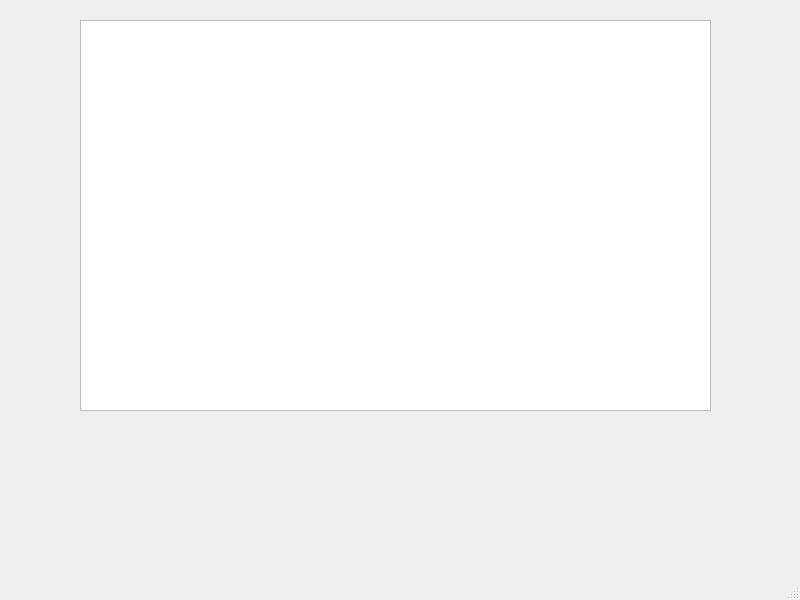
<?xml version="1.0" encoding="UTF-8"?>
<ui version="4.0">
 <class>MainWindow</class>
 <widget class="QMainWindow" name="MainWindow">
  <property name="geometry">
   <rect>
    <x>0</x>
    <y>0</y>
    <width>800</width>
    <height>600</height>
   </rect>
  </property>
  <property name="windowTitle">
   <string>MainWindow</string>
  </property>
  <widget class="QWidget" name="centralwidget">
   <widget class="QPlainTextEdit" name="plainTextEdit">
    <property name="geometry">
     <rect>
      <x>80</x>
      <y>20</y>
      <width>631</width>
      <height>391</height>
     </rect>
    </property>
   </widget>
  </widget>
  <widget class="QMenuBar" name="menubar">
   <property name="geometry">
    <rect>
     <x>0</x>
     <y>0</y>
     <width>800</width>
     <height>25</height>
    </rect>
   </property>
  </widget>
  <widget class="QStatusBar" name="statusbar"/>
 </widget>
 <resources/>
 <connections/>
</ui>
